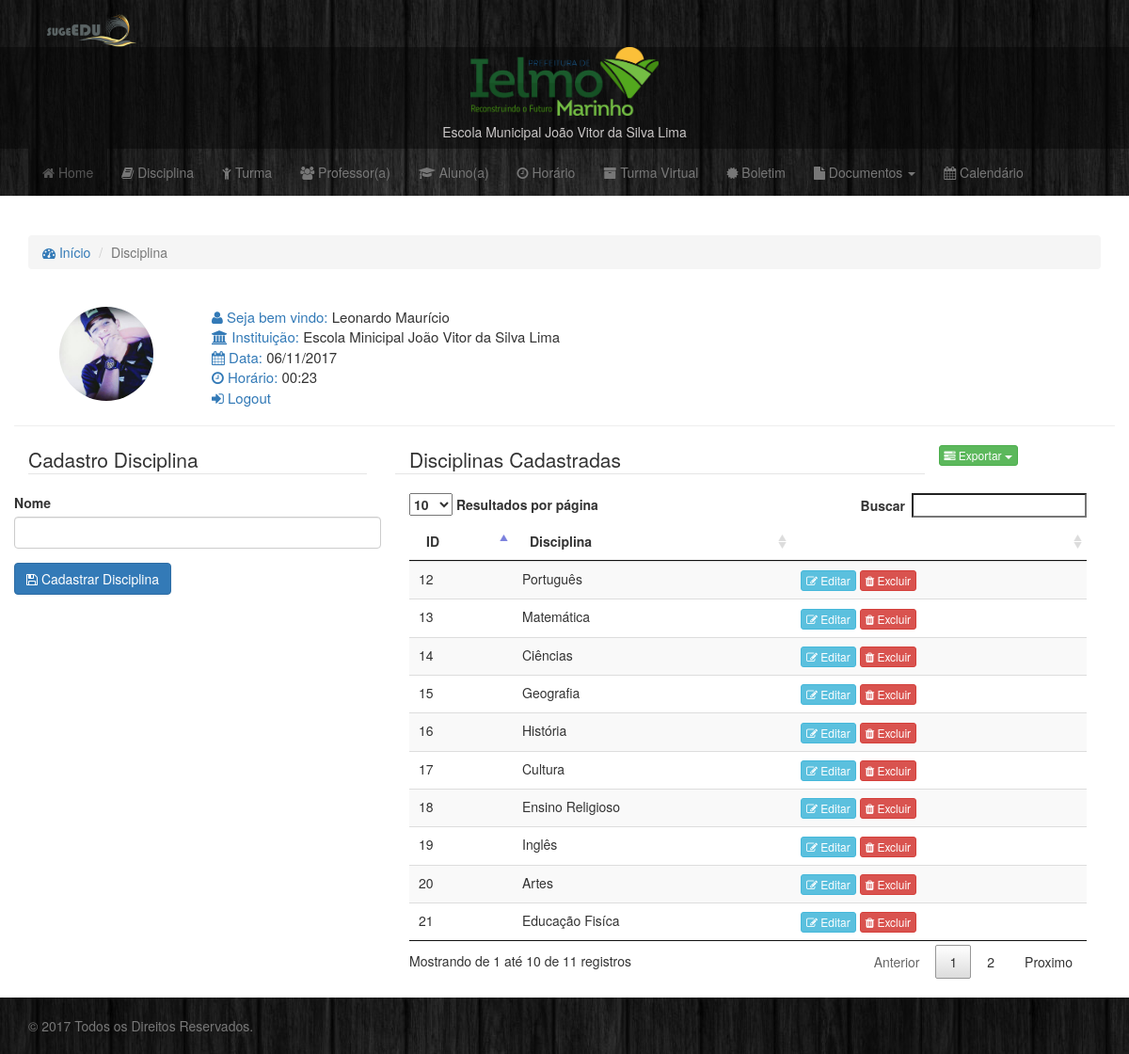
The app's page /ielmo-marinho/emjvsl/index.php?pagina=disciplina with its own data.
### tables this page shows
CREATE TABLE `disciplina` (
  `id` int(11) NOT NULL,
  `nome` varchar(255) NOT NULL
);

### ielmo-marinho/emjvsl/disciplina.php (the view, shortened to what this page needs)
<div class="row">
	<div class="col-md-4">
	<?php if(!isset($_GET['edit'])){?>
		<form class="form-horizontal" name="form" method="post" action="send/cad-disciplina.php">
			<fieldset>
				<legend>Cadastro Disciplina</legend>
				<div class="form-group">
					<label>Nome </label>
					<input type="text" name="nome" class="form-control" autofocus required/>
				</div>
				<div class="form-group">
					<button class="btn btn-primary"><i class="fa fa-save"></i> Cadastrar Disciplina</button>
				</div>
				</fieldset>
			</form>
			<?php } ?>
	</div>
	<div class="col-md-8">
		<fieldset>
			<legend class="col-md-9">Disciplinas Cadastradas</legend>
			<div class="col-md-3 btn-group">
			<button type="button" class="btn btn-success btn-xs dropdown-toggle" data-toggle="dropdown" aria-haspopup="true" aria-expanded="false">
				<i class="fa fa-tasks"></i> Exportar <span class="caret"></span>
			  </button>
			</div>
			<div class="col-md-12 table-responsive">
               <table id="table" class="table table-hover table-striped">
                  <thead>
                      <tr>
                          <th>ID</th>
                          <th>Disciplina</th>
                          <th></th>
                        </tr>
                  </thead>
                  <tbody>
         				<?php
						$sql_disciplina = mysqli_query($con, "SELECT * FROM disciplina ORDER BY id DESC");
						while($dados = mysqli_fetch_assoc($sql_disciplina)){ ?>
						<tr>
            				<td><?php echo $dados["id"]; ?></td>
            				<td><?php echo $dados["nome"]; ?></td>
							<td>
								<a href="index.php?pagina=disciplina&edit=<?php echo $dados['id']; ?>" class="btn btn-xs btn-info" title="Editar">
									<i class="fa fa-edit"></i> Editar
								</a>
								<a href="send/remove-disciplina.php?id=<?php echo $dados['id'];?>" class="btn btn-xs btn-danger" title="Excluir">
									<i class="fa fa-trash"></i> Excluir
								</a>
                            </td>
            			</tr>
						<?php } ?>
            		</tbody>
				</table>
			</div>
		</fieldset>
	</div>
</div>

### ielmo-marinho/emjvsl/index.php (shortened to what this page needs)
<!DOCTYPE html>
<html lang="pt-br">
  <head>
    <link href="../../css/bootstrap.min.css" rel="stylesheet">
	<link href="../../css/font-awesome/css/font-awesome.css" rel="stylesheet">
	<link href="../../css/font-awesome/css/font-awesome.min.css" rel="stylesheet">
    <link href="../../css/ie10-viewport-bug-workaround.css" rel="stylesheet">
    <link href="../../css/sticky-footer-navbar.css" rel="stylesheet">
	<link rel="stylesheet" type="text/css" href="../../sweetalert/dist/sweetalert.css">
<?php include('clas/alert.php'); ?>
    <nav class="navbar navbar-default navbar-fixed-top">
	    <div class="row">
			<div class="container">
			<a class="navbar-brand" href="./index.php?pagina=home"><img src="../../img/icon2.png" width="100"></a>
			</div>
		</div>
        <div class="row" style="background-color:rgba(4, 4, 4, 0.43);">
			<div class="container">
				<div class="col-md-8 col-md-offset-2">
				<img src="../../img/logo-im.png" class="img-responsive center-block" width="200">
				<h5 align="center" style="color: #cac7c7;">
					<marquee slide scrolldelay="200" direction="left">Escola Municipal João Vitor da Silva Lima</marquee>
				</h5>
				</div>
			</div>
		</div>
	  <div class="container">
        <div id="navbar" class="collapse navbar-collapse">
          <ul class="nav navbar-nav">
            <li class="active"><a href="index.php?pagina=home"><i class="fa fa-home"></i> Home</a></li>
            <li class="dropdown">
              <a href="#" class="dropdown-toggle" data-toggle="dropdown" role="button" aria-haspopup="true" aria-expanded="false"><i class="fa fa-book"></i> Disciplina</a>
            </li>
			<li class="dropdown">
              <a href="#" class="dropdown-toggle" data-toggle="dropdown" role="button" aria-haspopup="true" aria-expanded="false"><i class="fa fa-child"></i> Turma</a>
            </li>
			<li class="dropdown">
              <a href="#" class="dropdown-toggle" data-toggle="dropdown" role="button" aria-haspopup="true" aria-expanded="false"><i class="fa fa-group"></i> Professor(a)</a>
            </li>
			<li class="dropdown">
              <a href="#" class="dropdown-toggle" data-toggle="dropdown" role="button" aria-haspopup="true" aria-expanded="false"><i class="fa fa-graduation-cap"></i> Aluno(a)</a>
            </li>
			<li class="dropdown">
              <a href="#" class="dropdown-toggle" data-toggle="dropdown" role="button" aria-haspopup="true" aria-expanded="false"><i class="fa fa-clock-o"></i> Horário</a>
            </li>
			<li class="dropdown">
              <a href="#" class="dropdown-toggle" data-toggle="dropdown" role="button" aria-haspopup="true" aria-expanded="false"><i class="fa fa-archive"></i> Turma Virtual</a>
            </li>
			<li class="dropdown">
              <a href="#" class="dropdown-toggle" data-toggle="dropdown" role="button" aria-haspopup="true" aria-expanded="false"><i class="fa fa-certificate"></i> Boletim</a>
            </li>
			<li class="dropdown">
              <a href="#" class="dropdown-toggle" data-toggle="dropdown" role="button" aria-haspopup="true" aria-expanded="false"><i class="fa fa-file"></i> Documentos <span class="caret"></span></a>
            </li>
			<li class="dropdown">
              <a href="#" class="dropdown-toggle" data-toggle="dropdown" role="button" aria-haspopup="true" aria-expanded="false"><i class="fa fa-calendar"></i> Calendário</a>
			</li>
          </ul>
        </div>
      </div>
    </nav>
    <div class="container">
	<ol class="breadcrumb">
	  <li><a href="index.php?pagina=home"><i class="fa fa-dashboard"></i> Início</a></li>
	  <li class="active"><?php echo ucfirst($_GET['pagina']); ?></li>
	</ol>
      <div class="row page-header">
		<div class="col-md-2">
			<img src="./documentos/img/professor/pp.jpg" class="img-responsive center-block img-circle" width="100">
		</div>
		<div class="col-md-10">
			<p style="font-size: 15px;">
				<span><i class="fa fa-user"></i> Seja bem vindo:</span> Leonardo Maurício<br>
				<span><i class="fa fa-institution"></i> Instituição: </span>Escola Minicipal João Vitor da Silva Lima<br>
				<span><i class="fa fa-calendar"></i> Data: </span><?php echo date('d/m/Y'); ?><br>
				<span><i class="fa fa-clock-o"></i> Horário: </span><?php echo date('H:i'); ?><br>
				<a href="#"><i class="fa fa-sign-in"></i> Logout</a>
			</p>
		</div>
      </div>
	<?php
		$pagina = $_GET["pagina"];
		$pag['home'] = "home.php";
		$pag['turma'] = "turma.php";
		$pag['disciplina'] = "disciplina.php";
		$pag['professor'] = "professor.php";
		$pag['detalhes professor'] = "view-professor.php";
		if(!empty($pagina)){
		  if(file_exists($pag[$pagina])){
			include $pag[$pagina];
		  }else{
			include "home.php";
		  }
		}else{
			include "home.php";
		}
	?><br>
   </div>
    <footer class="footer">
      <div class="container">
        <p class="text-muted">&copy <?php echo date('Y'); ?> Todos os Direitos Reservados.</p>
      </div>
    </footer>
	<link rel="stylesheet" type="text/css" href="../../datatable/css/jquery.dataTables.css"/>
  </body>
</html>

### ielmo-marinho/emjvsl/clas/alert.php (shortened to what this page needs)
  </head>
  <body
	<?php if(!(empty($_SESSION['erro']))){?>
			onload="alertError()"
			<?php unset ($_SESSION['erro']); ?>
	<?php } ?>
	<?php if(!(empty($_SESSION['ok']))){?>
			onload="alertSuccess()"
			<?php unset ($_SESSION['ok']); ?>
	<?php } ?>
>

### css/sticky-footer-navbar.css (style rules this page uses)
html { position: relative; min-height: 100%; }
body { margin-bottom: 60px; }
.footer { position: absolute; bottom: 0; width: 100%; height: 60px; background-image:url('../img/b3.jpg'); }
body > .container { padding: 250px 15px 0; }
.container .text-muted { margin: 20px 0; }
.footer > .container { padding-right: 15px; padding-left: 15px; }

### ielmo-marinho/emjvsl/index.php (style rules this page uses)
p > span { color: #337ab7; font-weight: none; }
.navbar-default { background-image: url('../../img/b3.jpg'); }
.navbar-default .navbar-nav>.active>a, .navbar-default .navbar-nav>.active>a:focus, .navbar-default .navbar-nav>.active>a:hover { color: #555; background-color: rgba(4, 4, 4, 0.43); }

### records on screen
disciplina: id "21", nome "Educação Fisíca"
disciplina: id "20", nome "Artes"
disciplina: id "19", nome "Inglês"
disciplina: id "18", nome "Ensino Religioso"
disciplina: id "17", nome "Cultura"
disciplina: id "16", nome "História"
disciplina: id "15", nome "Geografia"
disciplina: id "14", nome "Ciências"
disciplina: id "13", nome "Matemática"
disciplina: id "12", nome "Português"

### other values on screen
$_GET['pagina'] "Disciplina"
